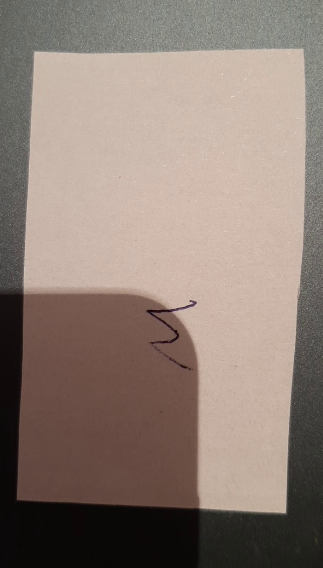
#> input picture CourseWork/aaa.jpg, 323 x 568 px
$ python CannyOpenCV.py
#> lines starting #> are read from the running program, lines starting #| are printed output that depends on the picture; after the words box and inside, x2 and y2 are one past the last pixel; in counts of white or black regions, pixels touching at a corner belong together
#  & "C:/Users/MM Shadrina/AppData/Local/Programs/Python/Python312/python.exe" "D:\Фото-видео файлы  оригинал\Учёба\Учёба ВУЗ\Githubproject\HatedPython\CourseWork\CannyOpenCV.py"
# D:
# cd "D:/Фото-видео файлы оригинал/Учёба/Учёба ВУЗ/Githubproject/HatedPython/CourseWork"
#  cd D:\Фото-видео файлы  оригинал\Учёба\Учёба ВУЗ\Githubproject\HatedPython\CourseWork

# python CannyOpenCV.py

import cv2
# pip install opencv-python
import numpy as np
import matplotlib.pyplot as plt
# pip install matplotlib


# Загрузка изображения
image = cv2.imread('aaa.jpg', cv2.IMREAD_GRAYSCALE)
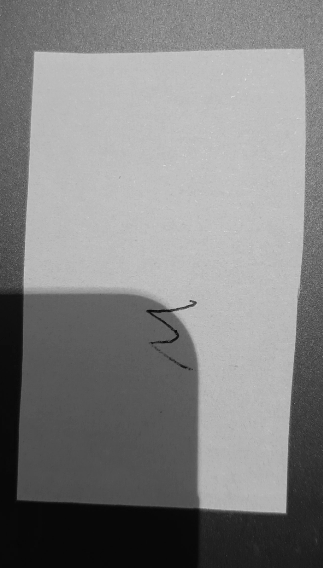
#> image: shape (568, 323); min 5, max 222, mean 130.6

# Шаг 1: Сглаживание изображения (Gaussian Blur)
blurred = cv2.GaussianBlur(image, (5, 5), 1.4)

# Шаг 2: Применение алгоритма Canny
edges = cv2.Canny(blurred, threshold1=50, threshold2=150)
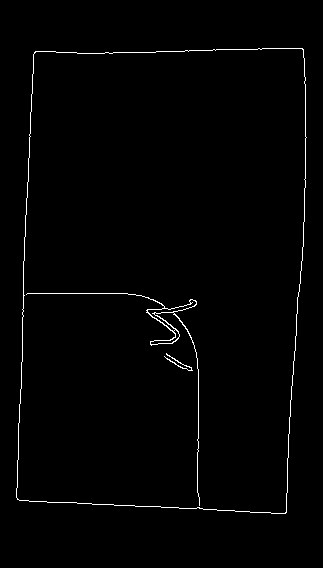
#> edges: shape (568, 323); 1.2% white in thin lines or dots, all inside (x1, y1, x2, y2) = (16, 48, 307, 514)

# Отображение результата
plt.figure(figsize=(10, 6))
plt.subplot(1, 2, 1)
plt.title("Исходное изображение")
plt.imshow(image, cmap='gray')
plt.axis('off')

plt.subplot(1, 2, 2)
plt.title("Выделенные границы (Canny)")
plt.imshow(edges, cmap='gray')
plt.axis('off')

plt.tight_layout()
plt.show()
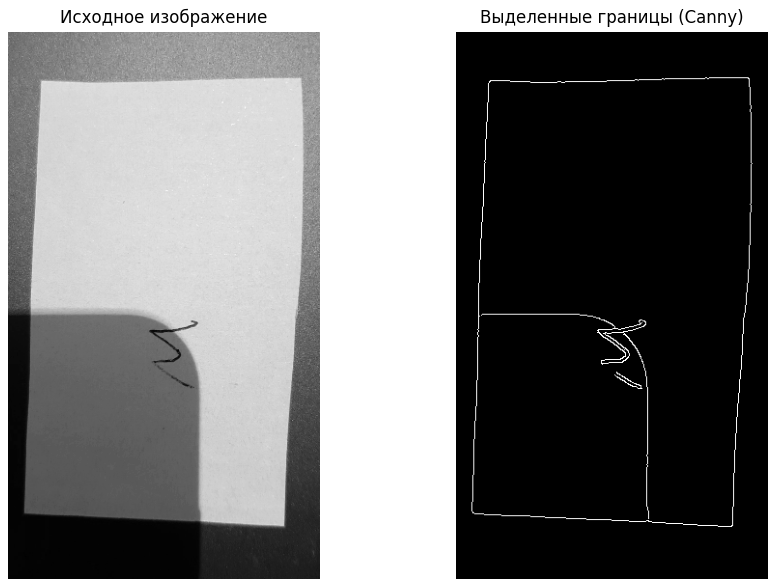
#> figure drawn by matplotlib, 2 panels

$ run again, with CourseWork/image21.jpg copied over CourseWork/aaa.jpg
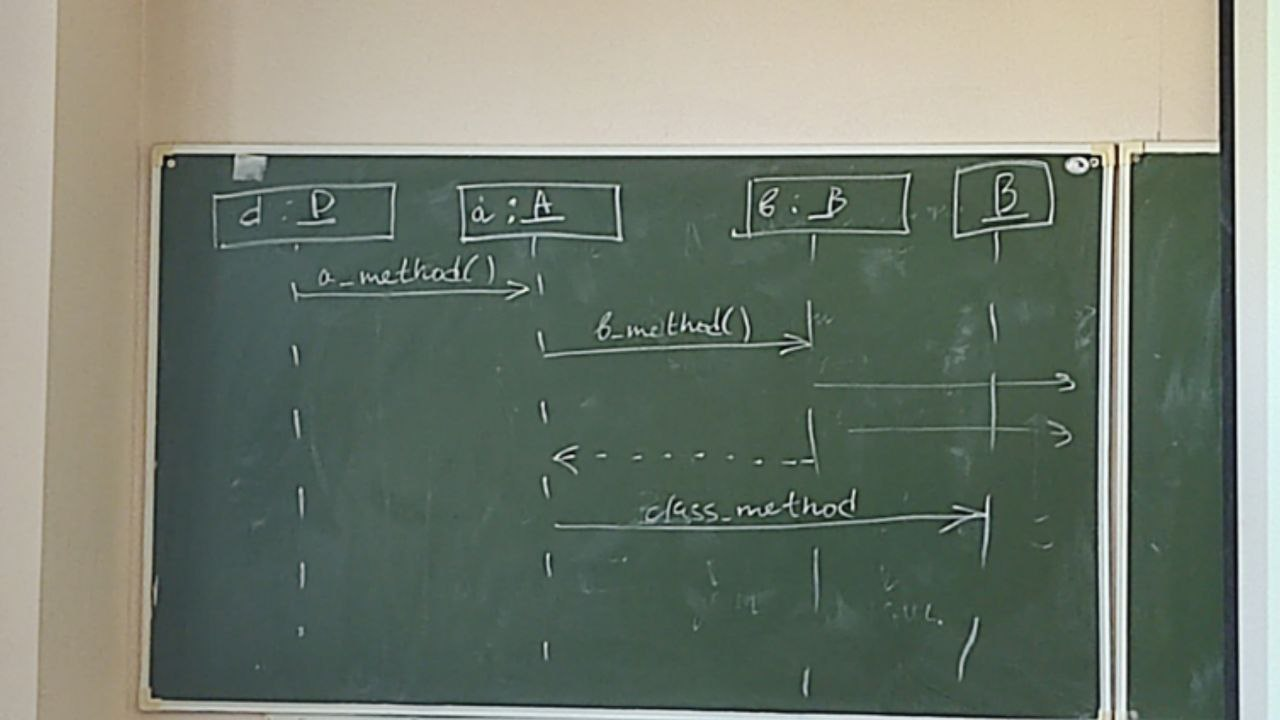
#> input picture CourseWork/image21.jpg, 1280 x 720 px
#> `edges = cv2.Canny(blurred, threshold1=50, threshold2=150)`:
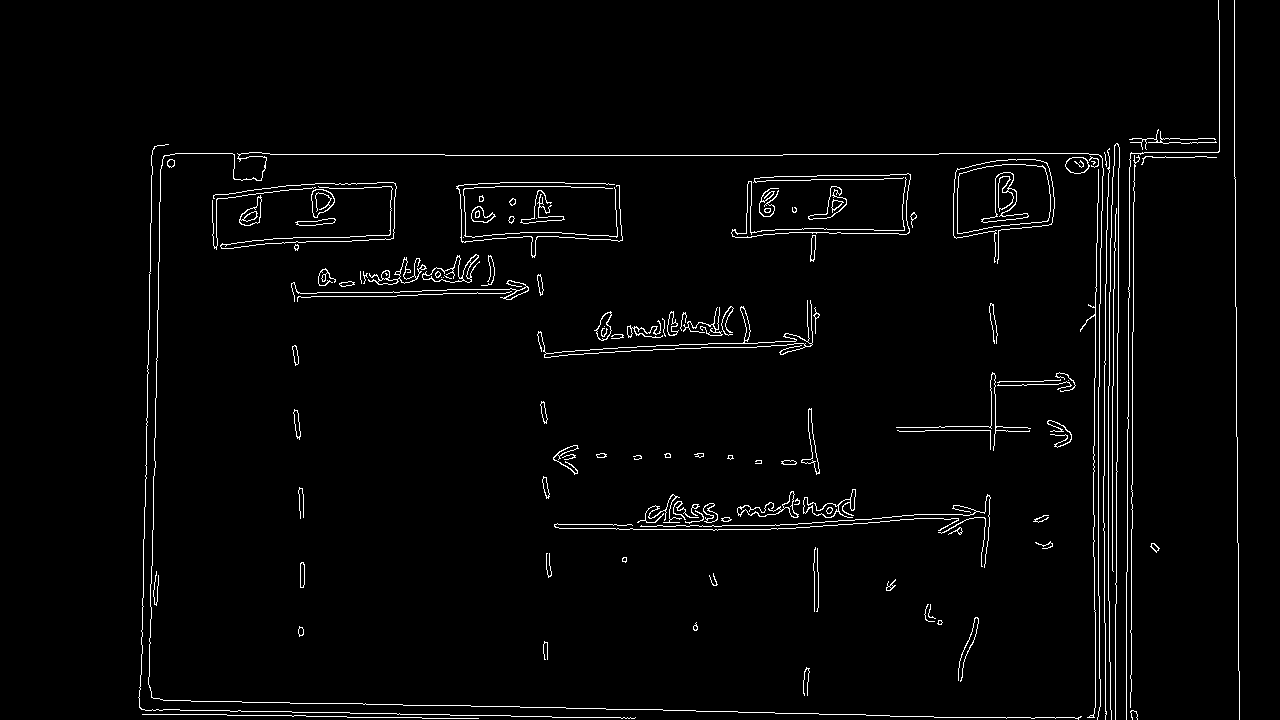
#> edges: shape (720, 1280); 2.4% white in thin lines or dots, all inside (x1, y1, x2, y2) = (138, 0, 1240, 720)
#> `plt.show()`:
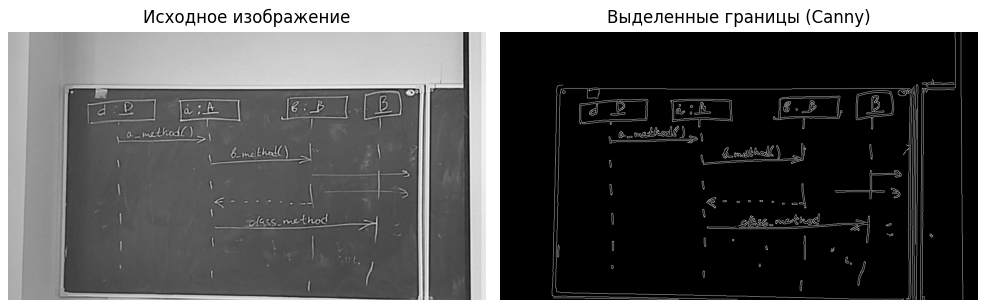
#> figure drawn by matplotlib, 2 panels

$ run again, with CourseWork/image210.jpg copied over CourseWork/aaa.jpg
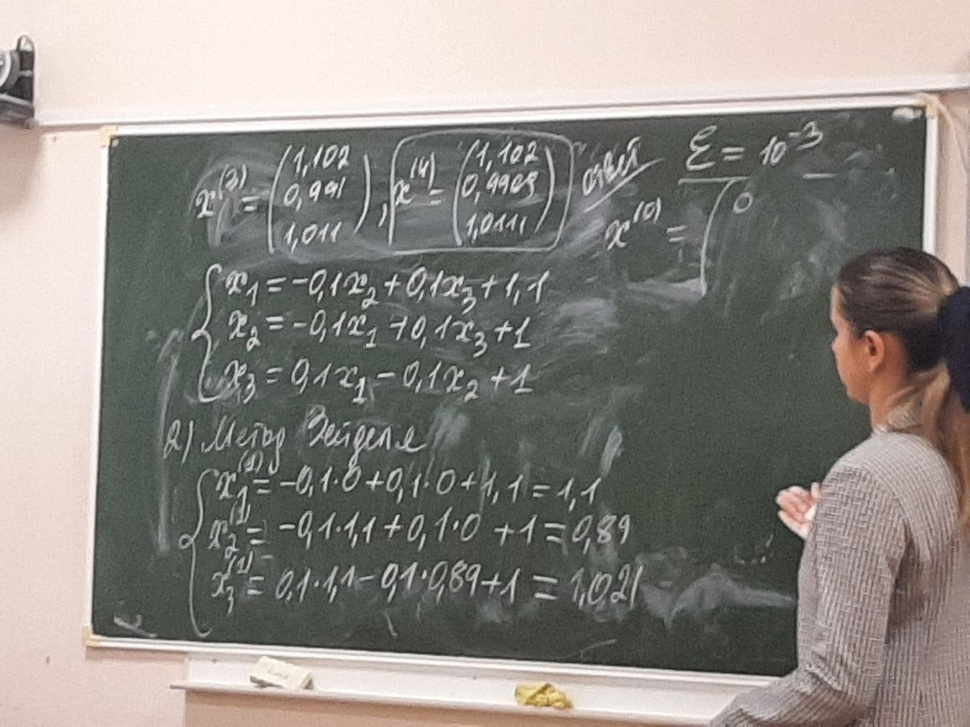
#> input picture CourseWork/image210.jpg, 970 x 727 px, shrunk from 1280 x 960 before the run
#> `edges = cv2.Canny(blurred, threshold1=50, threshold2=150)`:
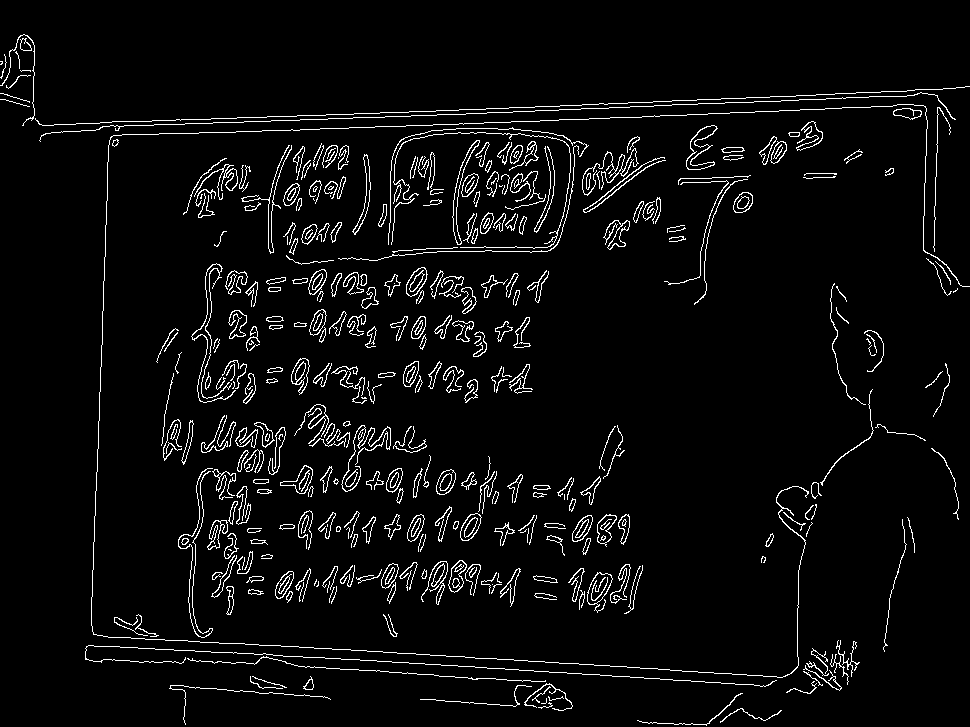
#> edges: shape (727, 970); 4.5% white in thin lines or dots
#> `plt.show()`:
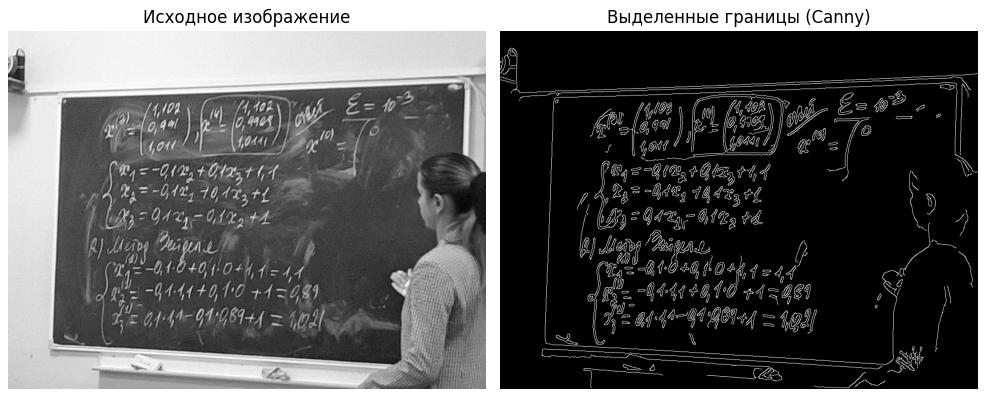
#> figure drawn by matplotlib, 2 panels
